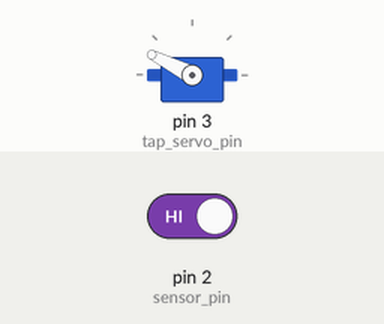
This sketch was run on a simulated Arduino Uno, built with avr-gcc and run on an emulated ATmega328P. Parts: servo. The inputs (shaded band) are chosen by the test bench; at power-on: pin 2 (sensor_pin) HIGH.

Above: at 1.2 s.
1.3 s: pin 2 (sensor_pin) driven LOW
At 1.6 s:
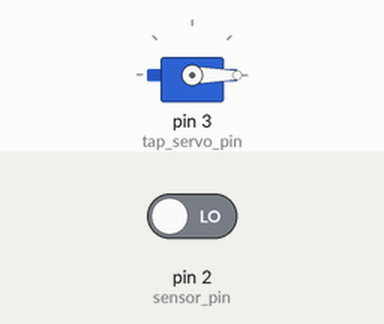
2.8 s: pin 2 (sensor_pin) driven HIGH
At 3.9 s:
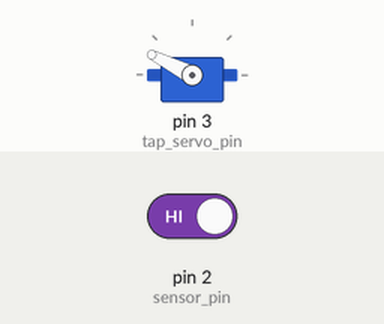
Timing chart, 0 to 5.8 s (numbered marks = the images above; inputs shaded):
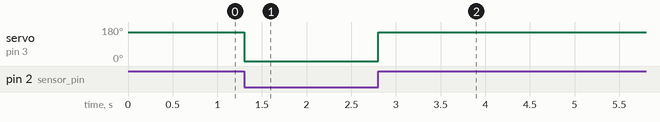

The sketch:

IR_RO_AUTOMATION.ino
```cpp
//*************** Science, DIY And Technology Presents **************
// ************** Smallest code for RO Automation Ever Coded *********
#include <Servo.h>

Servo tap_servo;

int sensor_pin = 2; // ir sensor pin attached
int tap_servo_pin =3;  //servo motor connected pin
int val;

void setup()
{
  pinMode(sensor_pin,INPUT);
  tap_servo.attach(tap_servo_pin);

 }

void loop()
{
  val = digitalRead(sensor_pin);

  if (val==0)
  {
    tap_servo.write(0);        // Choose  this an angle according to your servo placement and need of degree of turn in your
  }
  if (val==1)
  {
    tap_servo.write(153);     // Choose  this an angle according to your servo placement and need of degree of turn in your
  }

}
```

Measured:
- after the input at 1.3 s, servo on pin 3 (tap_servo_pin): 153° → 0° at once
- after the input at 2.8 s, servo on pin 3 (tap_servo_pin): 0° → 153° at once
